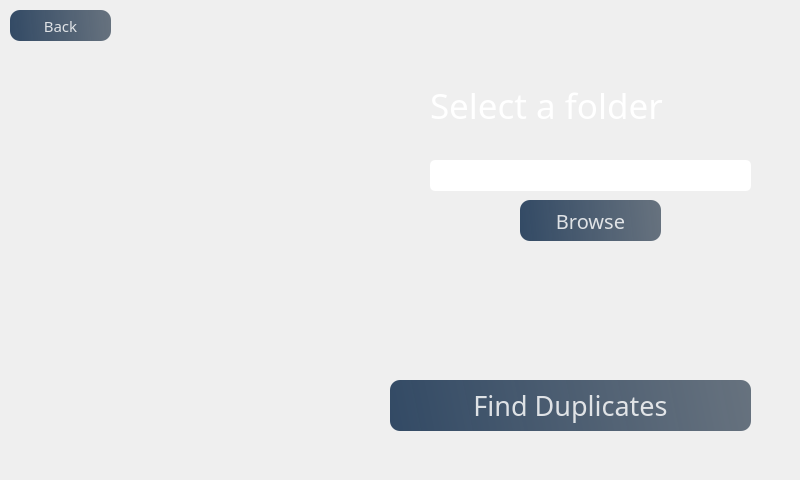
    <widget class="QWidget" name="folder_select_page">
     <widget class="QLabel" name="label_9">
      <property name="geometry">
       <rect>
        <x>430</x>
        <y>80</y>
        <width>331</width>
        <height>51</height>
       </rect>
      </property>
      <property name="font">
       <font>
        <family>Unispace</family>
        <pointsize>26</pointsize>
        <weight>9</weight>
        <italic>false</italic>
        <bold>false</bold>
       </font>
      </property>
      <property name="styleSheet">
       <string notr="true">color: rgb(255, 255, 255);
font: 75 26pt &quot;Unispace&quot;;</string>
      </property>
      <property name="text">
       <string>Select a folder</string>
      </property>
     </widget>
     <widget class="QLineEdit" name="folder_browser_box">
      <property name="geometry">
       <rect>
        <x>430</x>
        <y>160</y>
        <width>321</width>
        <height>31</height>
       </rect>
      </property>
      <property name="styleSheet">
       <string notr="true">border-radius:5px;</string>
      </property>
     </widget>
     <widget class="QPushButton" name="folder_browse_button">
      <property name="geometry">
       <rect>
        <x>520</x>
        <y>200</y>
        <width>141</width>
        <height>41</height>
       </rect>
      </property>
      <property name="font">
       <font>
        <family>Unispace</family>
        <pointsize>15</pointsize>
        <weight>9</weight>
        <italic>false</italic>
        <bold>false</bold>
       </font>
      </property>
      <property name="styleSheet">
       <string notr="true">QPushButton#folder_browse_button{ 
font: 75 15pt &quot;Unispace&quot;;
  background-color: qlineargradient(spread:pad, x1:0, y1:0.505682, x2:1, y2:0.477, stop:0 rgba(20, 47, 78, 219), stop:1 rgba(85, 98, 112, 226));
  color:rgba(255,255,255,210);
  border-radius:10px;
}

QPushButton#folder_browse_button:hover{ 
 background-color: qlineargradient(spread:pad, x1:0, y1:0.505682, x2:1, y2:0.477, stop:0 rgba(40, 67, 98, 219), stop:1 rgba(105, 118, 132, 226));
}

QPushButton#folder_browse_button:pressed{
  padding-left:5px;
   padding-top:5px;
   background-color:rgba(105, 118, 132, 200);
}
</string>
      </property>
      <property name="text">
       <string>Browse</string>
      </property>
     </widget>
     <widget class="QPushButton" name="find_button">
      <property name="geometry">
       <rect>
        <x>390</x>
        <y>380</y>
        <width>361</width>
        <height>51</height>
       </rect>
      </property>
      <property name="font">
       <font>
        <family>Unispace</family>
        <pointsize>20</pointsize>
        <weight>9</weight>
        <italic>false</italic>
        <bold>false</bold>
       </font>
      </property>
      <property name="styleSheet">
       <string notr="true">QPushButton#find_button{ 
font: 75 20pt &quot;Unispace&quot;;
  background-color: qlineargradient(spread:pad, x1:0, y1:0.505682, x2:1, y2:0.477, stop:0 rgba(20, 47, 78, 219), stop:1 rgba(85, 98, 112, 226));
  color:rgba(255,255,255,210);
  border-radius:10px;
}

QPushButton#find_button:hover{ 
 background-color: qlineargradient(spread:pad, x1:0, y1:0.505682, x2:1, y2:0.477, stop:0 rgba(40, 67, 98, 219), stop:1 rgba(105, 118, 132, 226));
}

QPushButton#find_button:pressed{
  padding-left:5px;
   padding-top:5px;
   background-color:rgba(105, 118, 132, 200);
}
</string>
      </property>
      <property name="text">
       <string>Find Duplicates</string>
      </property>
     </widget>
     <widget class="QLabel" name="main_frame2">
      <property name="geometry">
       <rect>
        <x>0</x>
        <y>0</y>
        <width>791</width>
        <height>471</height>
       </rect>
      </property>
      <property name="styleSheet">
       <string notr="true">border-image: url(:/images/3648482.png);
border-radius:20px;</string>
      </property>
      <property name="text">
       <string/>
      </property>
     </widget>
     <widget class="QPushButton" name="folder_back_button">
      <property name="geometry">
       <rect>
        <x>10</x>
        <y>10</y>
        <width>101</width>
        <height>31</height>
       </rect>
      </property>
      <property name="font">
       <font>
        <family>Unispace</family>
        <pointsize>11</pointsize>
        <weight>9</weight>
        <italic>false</italic>
        <bold>false</bold>
       </font>
      </property>
      <property name="styleSheet">
       <string notr="true">QPushButton#folder_back_button{ 
font: 75 11pt &quot;Unispace&quot;;
  background-color: qlineargradient(spread:pad, x1:0, y1:0.505682, x2:1, y2:0.477, stop:0 rgba(20, 47, 78, 219), stop:1 rgba(85, 98, 112, 226));
  color:rgba(255,255,255,210);
  border-radius:10px;
}

QPushButton#folder_back_button:hover{ 
 background-color: qlineargradient(spread:pad, x1:0, y1:0.505682, x2:1, y2:0.477, stop:0 rgba(40, 67, 98, 219), stop:1 rgba(105, 118, 132, 226));
}

QPushButton#folder_back_button:pressed{
  padding-left:5px;
   padding-top:5px;
   background-color:rgba(105, 118, 132, 200);
}
</string>
      </property>
      <property name="text">
       <string>Back</string>
      </property>
     </widget>
     <zorder>main_frame2</zorder>
     <zorder>label_9</zorder>
     <zorder>folder_browse_button</zorder>
     <zorder>folder_browser_box</zorder>
     <zorder>find_button</zorder>
     <zorder>folder_back_button</zorder>
    </widget>
